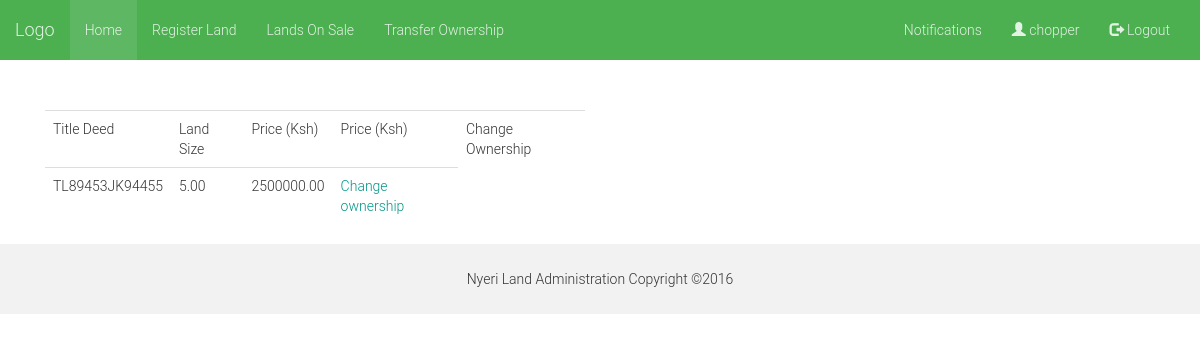
Screenshot of /bought-lands/ (signed in) with the database file from the repository.
### land/models.py (models this page shows, shortened)
class Land(models.Model):
    user = models.ForeignKey(User, verbose_name="Land Owner")
    profile = models.ForeignKey(LandUserProfile, )
    title_deed_no = models.CharField(max_length=32, unique=True)
    registry_map_sheet_no = models.CharField(max_length=32, unique=True)
    approximate_size = models.DecimalField(max_digits=10, decimal_places=2)
    location = models.CharField(max_length=128)
    district = models.CharField(max_length=128)
    is_onsale = models.BooleanField(default=True)
    bought = models.BooleanField(default=False)
    sale_price = models.DecimalField(max_digits=10, decimal_places=2, default=0.00)
    date_updated = models.DateTimeField(auto_now_add=True)

### land/views.py (the view)
# urls.py: url(r'^bought-lands/$', views.show_bought_land, name='lands_bought'),
@login_required(login_url='/login/')
def show_bought_land(request):
    username = str(request.user)
    user = get_object_or_404(User, username=username)
    profile = get_object_or_404(LandUserProfile, user=user)
    phone_number = profile.phone_number
    notification = Notification.objects.filter(sent_to=phone_number)
    for n in notification:
        land_id = n.land_id.id
    lands_bought = Land.objects.filter(id=land_id)
    return render(request, 'land/lands_bought.html', {'lands_bought': lands_bought})

### landsys/templates/land/lands_bought.html
{% extends 'base.html' %}
{% if lands_bought %}
    {% block content %}
        <div class="col col-md-6">
            <table class="table table-responsive">
                <tr>
                    <td>Title Deed</td>
                    <td>Land Size</td>
                    <td>Price (Ksh)</td>
                    <td>Price (Ksh)</td>
                    <td>Change Ownership</td>
                </tr>
                <tr>
                    {% for land in lands_bought %}
                        <td>{{ land.title_deed_no }}</td>
                        <td>{{ land.approximate_size }}</td>
                        <td>{{ land.sale_price }}</td>
                        <td><a href="#">Change ownership</a></td>
                    {% endfor %}
                </tr>
            </table>
        </div>
    {% endblock %}
{% else %}
<p>No land bought so far.</p>
{% endif %}

### landsys/templates/base.html (shortened to what this page needs)
{% load staticfiles %}
<!DOCTYPE html>
<html lang="en">
<head>
    <link href="{% static 'css/bootstrap.min.css' %} " rel="stylesheet">
    <link href="{% static 'material/css/bootstrap-material-design.css' %}" rel="stylesheet">
    <link href="{% static 'material/css/ripples.min.css' %}" rel="stylesheet">
    <link rel="stylesheet" type="text/css" href="{% static 'css/jquery.bxslider.css' %}">
</head>
<body class="custom">
<nav class="navbar navbar-success">
    <div class="container-fluid">
        <div class="navbar-header">
            <a class="navbar-brand" href="#">Logo</a>
        </div>
        <div class="collapse navbar-collapse" id="myNavbar">
            <ul class="nav navbar-nav">
                <li class="active"><a href="#">Home</a></li>
                <li><a href="{% url 'land:register_land' %}">Register Land </a></li>
                <li><a href="{% url 'land:display_lands' %}">Lands On Sale</a></li>
                <li><a href="{% url 'land:lands_bought' %}">Transfer Ownership</a></li>
            </ul>
            <ul class="nav navbar-nav navbar-right">
                    {% if user.is_authenticated %}
                        <li><a href="{% url 'land:notification' %}"> Notifications</a></li>
                        <li><a href="#"><span class="glyphicon glyphicon-user"></span>
                        {{ request.user }}
                    <li><a href="{% url 'land:logout' %}"><span class="glyphicon glyphicon-log-out"></span> Logout</a></li>
                    {% else %}
                    <li><a href="{% url 'land:login' %}"><span class="glyphicon glyphicon-log-out"></span> Login</a></li>
                    {% endif %}</a></li>
            </ul>
        </div>
    </div>
</nav>
<div class="container">
<div class="content">
    {% block content %}
    {% endblock %}
</div>
</div>
<footer class="container-fluid text-center">
Nyeri Land Administration Copyright &copy;2016
</footer>
</body>

### landsys/templates/base.html (style rules this page uses)
.navbar { margin-bottom: 50px; border-radius: 0; }
.custom { background: #ffffff !important; }
footer { background-color: #f2f2f2; padding: 25px; }

### rows the page displays
Land: title_deed_no "TL89453JK94455", approximate_size "5.00", sale_price "2500000.00"

### other values shown
{{ request.user }} "chopper"
